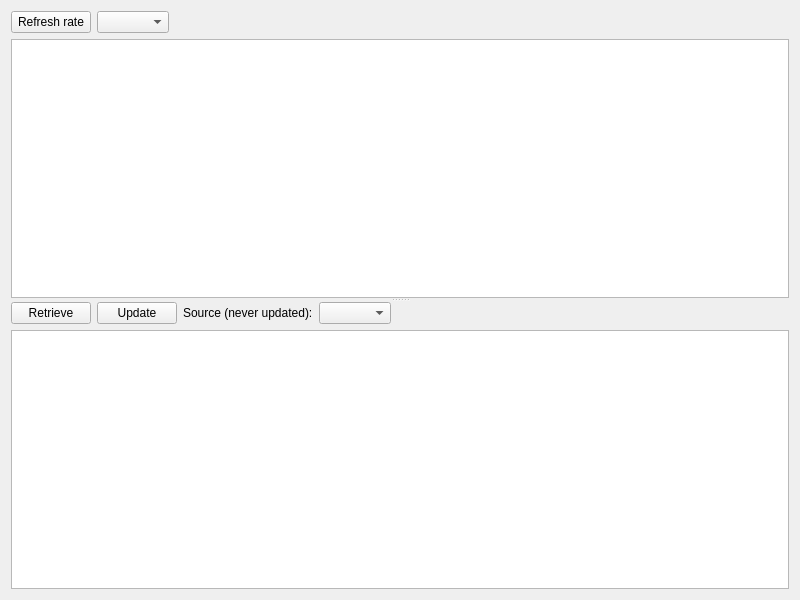
<?xml version="1.0" encoding="UTF-8"?>
<ui version="4.0">
 <class>PanePricingSync</class>
 <widget class="QWidget" name="PanePricingSync">
  <property name="geometry">
   <rect>
    <x>0</x>
    <y>0</y>
    <width>800</width>
    <height>600</height>
   </rect>
  </property>
  <layout class="QVBoxLayout" name="verticalLayout_3">
   <item>
    <widget class="QSplitter" name="splitter">
     <property name="orientation">
      <enum>Qt::Orientation::Vertical</enum>
     </property>
     <widget class="QWidget" name="layoutWidget">
      <layout class="QVBoxLayout" name="verticalLayout_2">
       <item>
        <layout class="QHBoxLayout" name="horizontalLayout_2">
         <item>
          <widget class="QPushButton" name="buttonRefreshRate">
           <property name="text">
            <string>Refresh rate</string>
           </property>
          </widget>
         </item>
         <item>
          <widget class="QComboBox" name="comboBoxCli"/>
         </item>
         <item>
          <spacer name="horizontalSpacer_2">
           <property name="orientation">
            <enum>Qt::Orientation::Horizontal</enum>
           </property>
           <property name="sizeHint" stdset="0">
            <size>
             <width>40</width>
             <height>20</height>
            </size>
           </property>
          </spacer>
         </item>
        </layout>
       </item>
       <item>
        <widget class="QTableView" name="tableViewCurrenceRates"/>
       </item>
      </layout>
     </widget>
     <widget class="QWidget" name="layoutWidget">
      <layout class="QVBoxLayout" name="verticalLayout">
       <item>
        <layout class="QHBoxLayout" name="horizontalLayout">
         <item>
          <widget class="QPushButton" name="buttonRetrieve">
           <property name="text">
            <string>Retrieve</string>
           </property>
          </widget>
         </item>
         <item>
          <widget class="QPushButton" name="buttonUpdate">
           <property name="text">
            <string>Update</string>
           </property>
          </widget>
         </item>
         <item>
          <widget class="QLabel" name="labelSourceCountry">
           <property name="text">
            <string>Source (never updated):</string>
           </property>
          </widget>
         </item>
         <item>
          <widget class="QComboBox" name="comboBoxSourceCountry"/>
         </item>
         <item>
          <spacer name="horizontalSpacer">
           <property name="orientation">
            <enum>Qt::Orientation::Horizontal</enum>
           </property>
           <property name="sizeHint" stdset="0">
            <size>
             <width>40</width>
             <height>20</height>
            </size>
           </property>
          </spacer>
         </item>
        </layout>
       </item>
       <item>
        <widget class="QTableView" name="tableViewPricing"/>
       </item>
      </layout>
     </widget>
    </widget>
   </item>
  </layout>
 </widget>
 <resources/>
 <connections/>
</ui>
